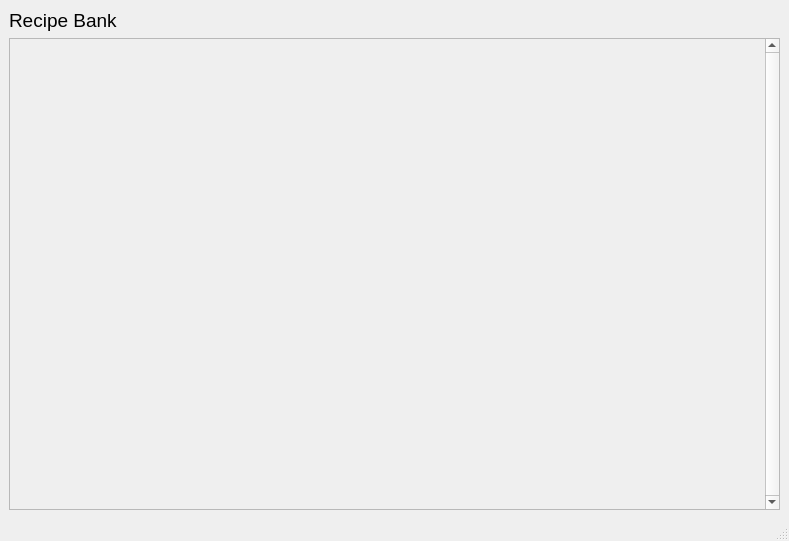
<?xml version="1.0" encoding="UTF-8"?>
<ui version="4.0">
 <class>MainWindow</class>
 <widget class="QMainWindow" name="MainWindow">
  <property name="geometry">
   <rect>
    <x>0</x>
    <y>0</y>
    <width>789</width>
    <height>541</height>
   </rect>
  </property>
  <property name="windowTitle">
   <string>MainWindow</string>
  </property>
  <widget class="QWidget" name="centralwidget">
   <layout class="QVBoxLayout" name="verticalLayout">
    <item>
     <widget class="QLabel" name="label">
      <property name="font">
       <font>
        <pointsize>14</pointsize>
       </font>
      </property>
      <property name="text">
       <string>Recipe Bank</string>
      </property>
     </widget>
    </item>
    <item>
     <widget class="QScrollArea" name="scrollArea">
      <property name="verticalScrollBarPolicy">
       <enum>Qt::ScrollBarAlwaysOn</enum>
      </property>
      <property name="widgetResizable">
       <bool>true</bool>
      </property>
      <widget class="QWidget" name="scrollAreaWidgetContents">
       <property name="geometry">
        <rect>
         <x>0</x>
         <y>0</y>
         <width>752</width>
         <height>451</height>
        </rect>
       </property>
       <widget class="QWidget" name="verticalLayoutWidget">
        <property name="geometry">
         <rect>
          <x>10</x>
          <y>9</y>
          <width>731</width>
          <height>431</height>
         </rect>
        </property>
        <layout class="QVBoxLayout" name="verticalLayout_2"/>
       </widget>
      </widget>
     </widget>
    </item>
   </layout>
  </widget>
  <widget class="QMenuBar" name="menubar">
   <property name="geometry">
    <rect>
     <x>0</x>
     <y>0</y>
     <width>789</width>
     <height>21</height>
    </rect>
   </property>
  </widget>
  <widget class="QStatusBar" name="statusbar"/>
 </widget>
 <resources/>
 <connections/>
</ui>
